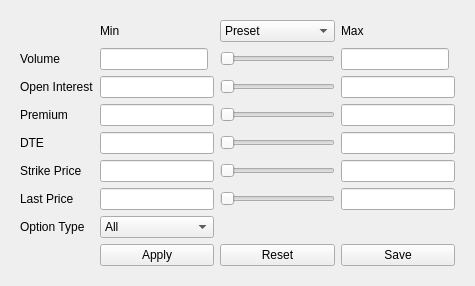
<?xml version="1.0" encoding="UTF-8"?>
<ui version="4.0">
 <class>Form</class>
 <widget class="QWidget" name="Form">
  <property name="geometry">
   <rect>
    <x>0</x>
    <y>0</y>
    <width>475</width>
    <height>276</height>
   </rect>
  </property>
  <property name="sizePolicy">
   <sizepolicy hsizetype="Fixed" vsizetype="Fixed">
    <horstretch>0</horstretch>
    <verstretch>0</verstretch>
   </sizepolicy>
  </property>
  <property name="windowTitle">
   <string>Form</string>
  </property>
  <layout class="QVBoxLayout" name="verticalLayout">
   <item>
    <widget class="QWidget" name="FullPanelWidget" native="true">
     <property name="sizePolicy">
      <sizepolicy hsizetype="Minimum" vsizetype="Minimum">
       <horstretch>0</horstretch>
       <verstretch>0</verstretch>
      </sizepolicy>
     </property>
     <layout class="QGridLayout" name="gridLayout">
      <item row="5" column="1">
       <widget class="QLineEdit" name="lineEdit_10"/>
      </item>
      <item row="2" column="3">
       <widget class="QLineEdit" name="lineEdit_3"/>
      </item>
      <item row="4" column="2">
       <widget class="QSlider" name="horizontalSlider_4">
        <property name="orientation">
         <enum>Qt::Orientation::Horizontal</enum>
        </property>
       </widget>
      </item>
      <item row="1" column="0">
       <widget class="QLabel" name="label">
        <property name="text">
         <string>Volume</string>
        </property>
       </widget>
      </item>
      <item row="3" column="2">
       <widget class="QSlider" name="horizontalSlider_3">
        <property name="orientation">
         <enum>Qt::Orientation::Horizontal</enum>
        </property>
       </widget>
      </item>
      <item row="1" column="2">
       <widget class="QSlider" name="horizontalSlider">
        <property name="orientation">
         <enum>Qt::Orientation::Horizontal</enum>
        </property>
       </widget>
      </item>
      <item row="5" column="0">
       <widget class="QLabel" name="label_5">
        <property name="text">
         <string>Strike Price</string>
        </property>
       </widget>
      </item>
      <item row="7" column="0">
       <widget class="QLabel" name="label_7">
        <property name="text">
         <string>Option Type</string>
        </property>
       </widget>
      </item>
      <item row="5" column="3">
       <widget class="QLineEdit" name="lineEdit_9"/>
      </item>
      <item row="8" column="3">
       <widget class="QPushButton" name="pushButton_2">
        <property name="text">
         <string>Save</string>
        </property>
       </widget>
      </item>
      <item row="2" column="2">
       <widget class="QSlider" name="horizontalSlider_2">
        <property name="orientation">
         <enum>Qt::Orientation::Horizontal</enum>
        </property>
       </widget>
      </item>
      <item row="3" column="1">
       <widget class="QLineEdit" name="lineEdit_6"/>
      </item>
      <item row="1" column="3">
       <widget class="QLineEdit" name="lineEdit_2">
        <property name="sizePolicy">
         <sizepolicy hsizetype="Fixed" vsizetype="Fixed">
          <horstretch>0</horstretch>
          <verstretch>0</verstretch>
         </sizepolicy>
        </property>
       </widget>
      </item>
      <item row="2" column="1">
       <widget class="QLineEdit" name="lineEdit_4"/>
      </item>
      <item row="6" column="0">
       <widget class="QLabel" name="label_6">
        <property name="text">
         <string>Last Price</string>
        </property>
       </widget>
      </item>
      <item row="8" column="2">
       <widget class="QPushButton" name="pushButton_3">
        <property name="text">
         <string>Reset</string>
        </property>
       </widget>
      </item>
      <item row="4" column="3">
       <widget class="QLineEdit" name="lineEdit_7"/>
      </item>
      <item row="6" column="1">
       <widget class="QLineEdit" name="lineEdit_12"/>
      </item>
      <item row="4" column="1">
       <widget class="QLineEdit" name="lineEdit_8"/>
      </item>
      <item row="5" column="2">
       <widget class="QSlider" name="horizontalSlider_5">
        <property name="orientation">
         <enum>Qt::Orientation::Horizontal</enum>
        </property>
       </widget>
      </item>
      <item row="6" column="3">
       <widget class="QLineEdit" name="lineEdit_11"/>
      </item>
      <item row="2" column="0">
       <widget class="QLabel" name="label_2">
        <property name="text">
         <string>Open Interest</string>
        </property>
       </widget>
      </item>
      <item row="7" column="1">
       <widget class="QComboBox" name="comboBox">
        <item>
         <property name="text">
          <string>All</string>
         </property>
        </item>
        <item>
         <property name="text">
          <string>Calls</string>
         </property>
        </item>
        <item>
         <property name="text">
          <string>Puts</string>
         </property>
        </item>
       </widget>
      </item>
      <item row="3" column="3">
       <widget class="QLineEdit" name="lineEdit_5"/>
      </item>
      <item row="8" column="1">
       <widget class="QPushButton" name="pushButton">
        <property name="text">
         <string>Apply</string>
        </property>
       </widget>
      </item>
      <item row="6" column="2">
       <widget class="QSlider" name="horizontalSlider_6">
        <property name="orientation">
         <enum>Qt::Orientation::Horizontal</enum>
        </property>
       </widget>
      </item>
      <item row="4" column="0">
       <widget class="QLabel" name="label_4">
        <property name="text">
         <string>DTE</string>
        </property>
       </widget>
      </item>
      <item row="1" column="1">
       <widget class="QLineEdit" name="lineEdit">
        <property name="sizePolicy">
         <sizepolicy hsizetype="Fixed" vsizetype="Fixed">
          <horstretch>0</horstretch>
          <verstretch>0</verstretch>
         </sizepolicy>
        </property>
       </widget>
      </item>
      <item row="3" column="0">
       <widget class="QLabel" name="label_3">
        <property name="text">
         <string>Premium</string>
        </property>
       </widget>
      </item>
      <item row="0" column="2">
       <widget class="QComboBox" name="comboBox_2">
        <item>
         <property name="text">
          <string>Preset</string>
         </property>
        </item>
        <item>
         <property name="text">
          <string>1</string>
         </property>
        </item>
        <item>
         <property name="text">
          <string>2</string>
         </property>
        </item>
        <item>
         <property name="text">
          <string>3</string>
         </property>
        </item>
       </widget>
      </item>
      <item row="0" column="1">
       <widget class="QLabel" name="label_8">
        <property name="text">
         <string>Min</string>
        </property>
       </widget>
      </item>
      <item row="0" column="3">
       <widget class="QLabel" name="label_9">
        <property name="text">
         <string>Max</string>
        </property>
       </widget>
      </item>
     </layout>
    </widget>
   </item>
  </layout>
 </widget>
 <resources/>
 <connections/>
</ui>
